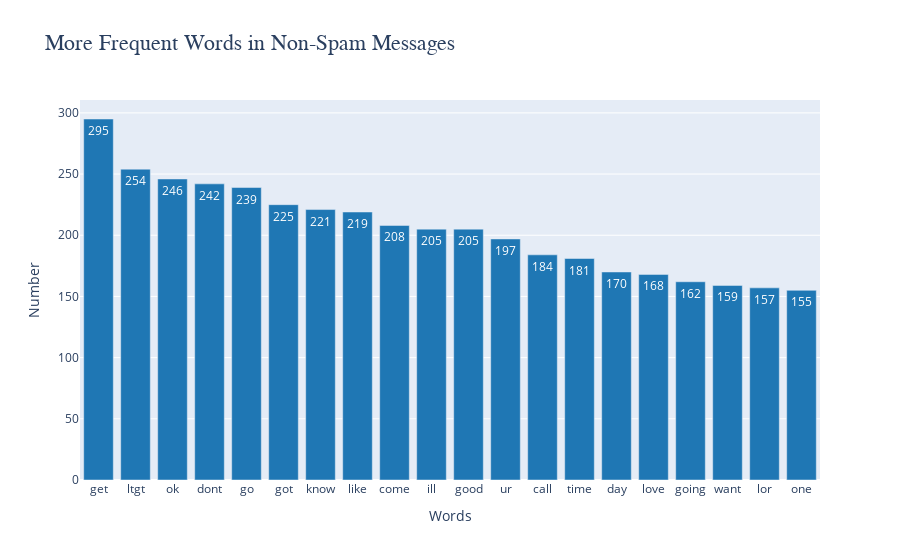

Notebook code for this chart:
### Code cell
# Assuming 'data' is your DataFrame and 'message_clean' is the column with text data
# Count the most common words in non-spam messages
count1 = Counter(" ".join(data[data['target']=='ham']["message_clean"]).split()).most_common(20)
df1 = pd.DataFrame(count1, columns=["words in non-spam", "count"])

# Visualize in bar chart using Plotly
fig = go.Figure()
fig.add_trace(go.Bar(
    x=df1["words in non-spam"],
    y=df1["count"],
    text=df1["count"],
    textposition='auto',
    marker_color='#1f77b4'  # primary blue color
))

# Update layout for better visualization
fig.update_layout(
    title='<span style="font-size:22px; font-family:Times New Roman">More Frequent Words in Non-Spam Messages</span>',
    xaxis_title="Words",
    yaxis_title="Number",
    xaxis={'categoryorder':'total descending'}  # this line orders the bars based on count
)
fig.show()

### Figure 1 — Plotly figure (JSON) as saved in the notebook; plotly's stock layout.template omitted (floating-point values rounded to 4 significant figures)
{"data": [{"marker": {"color": "#1f77b4"}, "text": [295, 254, 246, 242, 239, 225, 221, 219, 208, 205, 205, 197, 184, 181, 170, 168, 162, 159, 157, 155], "textposition": "auto", "type": "bar", "x": ["get", "ltgt", "ok", "dont", "go", "got", "know", "like", "come", "ill", "good", "ur", "call", "time", "day", "love", "going", "want", "lor", "one"], "y": [295, 254, 246, 242, 239, 225, 221, 219, 208, 205, 205, 197, 184, 181, 170, 168, 162, 159, 157, 155]}], "layout": {"title": {"text": "<span style=\"font-size:22px; font-family:Times New Roman\">More Frequent Words in Non-Spam Messages</span>"}, "xaxis": {"categoryorder": "total descending", "title": {"text": "Words"}}, "yaxis": {"title": {"text": "Number"}}}}
